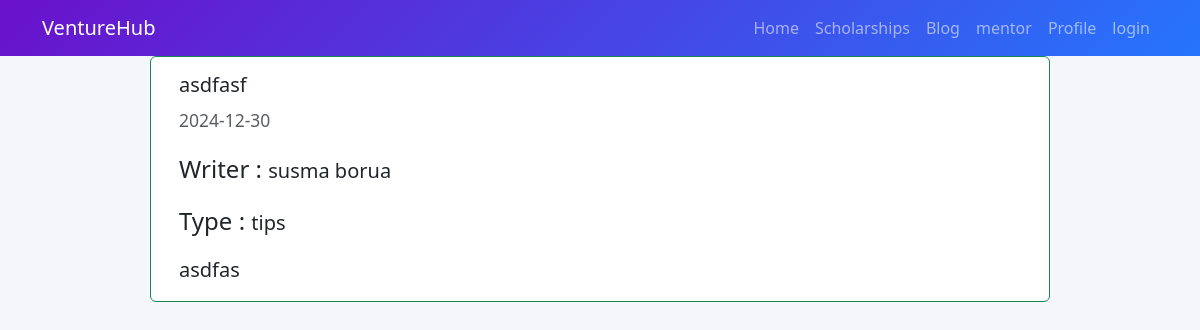
The app's page /blogDetails.php?blog_id=2 with its own data.
### tables this page shows
CREATE TABLE `blog` (
  `id` int(11) NOT NULL,
  `title` varchar(500) NOT NULL,
  `description` varchar(5000) NOT NULL,
  `date` date NOT NULL DEFAULT current_timestamp(),
  `writer` varchar(255) NOT NULL,
  `type` varchar(255) NOT NULL,
  `stu_id` int(11) DEFAULT NULL
);

### db.php (called while the page is built, shortened)
<?php
class DBController
{
    private $conn;
    function __construct()
    {
        $this->conn = mysqli_connect("localhost", "root", "", "studentscholarship");
    }
    function readData($query)
    {
        $result = mysqli_query($this->conn, $query);
        while ($row = mysqli_fetch_assoc($result)) {
            $data[] = $row;
        }
        if (!empty($data)) {
            return $data;
        }
        return null;
    }
}

### blogDetails.php (the view, shortened to what this page needs)
<?php
$id = $_GET['blog_id'];
?>
<!DOCTYPE html>
<html lang="en">
<head>
    <link href="https://cdn.jsdelivr.net/npm/bootstrap@5.3.0/dist/css/bootstrap.min.css" rel="stylesheet">
    <link rel="stylesheet" href="style.css">
</head>
<body>
    <?php
    include('nav.php')
    ?>
    <?php
    $sql = "SELECT * FROM blog WHERE id = $id";
    $rows = $db->readData($sql);
    if (!empty($rows)) {
    ?>
        <div class="container card w-75 border-success mt-10">
            <div class="card-body">
                <h5 class="card-title"><?php echo $rows[0]['title'] ?></h5>
                <p class="card-text"><small class="text-muted"><?php echo $rows[0]['date'] ?></small></p>
                <p class="card-text"><span class="fs-4">Writer : </span><?php echo $rows[0]['writer'] ?></p>
                <p class="card-text"><span class="fs-4">Type : </span><?php echo $rows[0]['type'] ?></p>
                <p class="card-text"><?php echo $rows[0]['description'] ?></p>
            </div>
        </div>
    <?php
    }
    ?>
</body>
</html>

### style.css (style rules this page uses)
* { margin: 0; padding: 0px; }
body { background-color: #f4f6f9; }
p { font-size: 20px; }

### records on screen
blog: title "asdfasf", date "2024-12-30", writer "susma borua", type "tips", description "asdfas"
